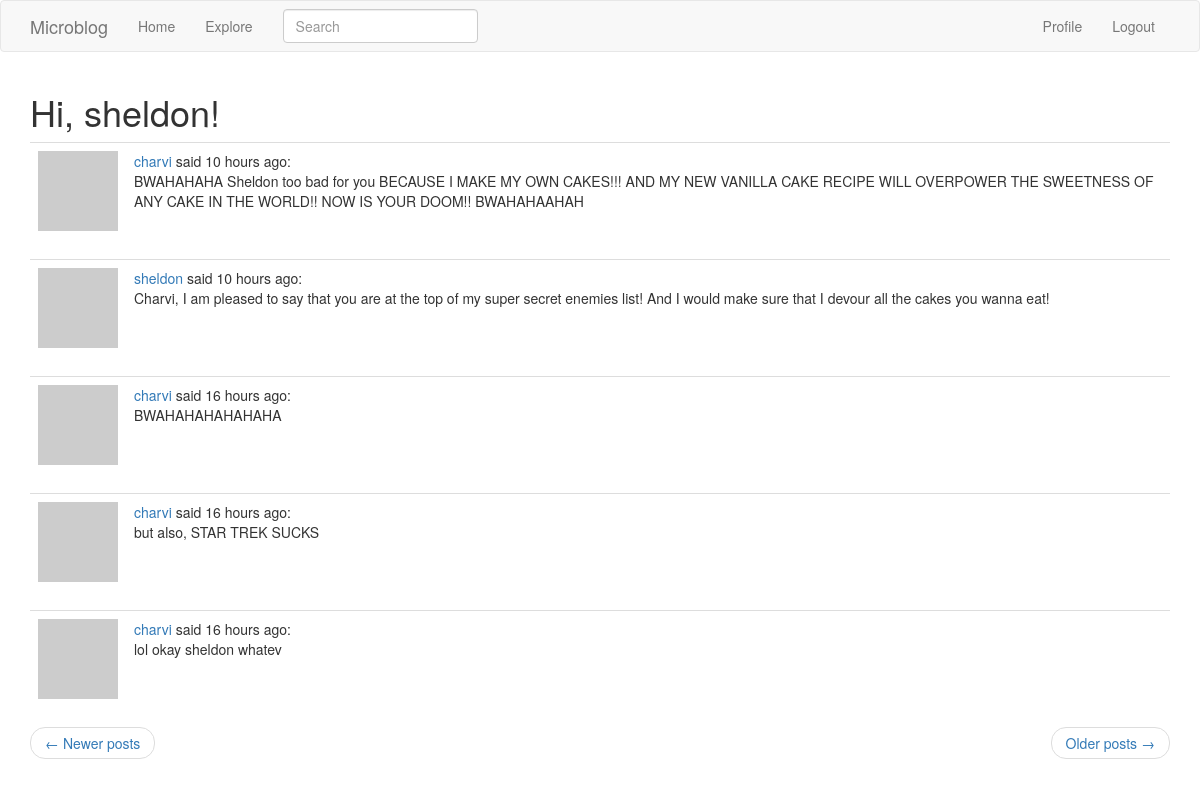
The page /explore?page=2 (signed in) on the database its author committed.
### app/sql/models.py (models this page shows, shortened)
class User(UserMixin,db.Model):
    id = db.Column(db.Integer, primary_key=True)
    username = db.Column(db.String(64), index=True, unique=True)
    email = db.Column(db.String(120),index=True, unique=True)
    password_hash = db.Column(db.String(128))
    posts = db.relationship('Post',backref='author',lazy='dynamic')
    about_me = db.Column(db.String(140))
    last_seen = db.Column(db.DateTime,default=datetime.utcnow)
    followed = db.relationship(
        'User',secondary=followers,
        primaryjoin=(followers.c.follower_id==id),
        secondaryjoin=(followers.c.followed_id==id),
        backref=db.backref('followers',lazy='dynamic'),
        lazy='dynamic'
    )
    def avatar(self,size):
        digest = md5(self.email.lower().encode('utf-8')).hexdigest()
        return f'https://www.gravatar.com/avatar/{digest}?d=identicon&s={size}'

class SearchableMixin(object):
    @classmethod
    def before_commit(cls,session):
        session._changes = {
            "add": list(session.new),
            "update": list(session.dirty),
            "delete": list(session.deleted)
        }
    @classmethod
    def after_commit(cls,session):
        for obj in session._changes['add']:
            if isinstance(obj, SearchableMixin):
                add_to_index(obj.__tablename__,obj)
        for obj in session._changes['update']:
            if isinstance(obj, SearchableMixin):
                add_to_index(obj.__tablename__,obj)
        for obj in session._changes['delete']:
            if isinstance(obj,SearchableMixin):
                remove_from_index(obj.__tablename__,obj)
        session._changes = None

class Post(SearchableMixin,db.Model):
    __searchable__ = ['body']
    id = db.Column(db.Integer,primary_key=True)
    body = db.Column(db.String(140))
    timestamp = db.Column(db.DateTime,index=True,default=datetime.utcnow)
    user_id = db.Column(db.Integer,db.ForeignKey('user.id'))

### app/main/routes.py (the view)
@bp.route('/explore')
@login_required
def explore():
    page = request.args.get('page',1,type=int)
    posts = Post.query.order_by(Post.timestamp.desc()).paginate(page,current_app.config['POSTS_PER_PAGE'],False)
    next_url = url_for('main.explore',page=posts.next_num) if posts.has_next else None
    prev_url = url_for('main.explore',page=posts.prev_num) if posts.has_prev else None
    return render_template('index.html',title='Explore',posts=posts.items,next_url=next_url,prev_url=prev_url)

### app/main/forms.py
class SearchForm(FlaskForm):
    q = StringField("Search",validators=[DataRequired()])
    def __init__(self, *args, **kwargs):
        if 'formdata' not in kwargs:
            kwargs['formdata'] = request.args
        if 'csrf_enabled' not in kwargs:
            kwargs['csrf_enabled'] = False
        super(SearchForm,self).__init__(*args,**kwargs)

### app/main/routes.py (called while the page is built)
@bp.before_app_request
def before_request():
    if current_user.is_authenticated:
        current_user.last_seen = datetime.utcnow()
        db.session.commit()
        g.search_form = SearchForm()

### app/sql/models.py (called while the page is built)
@login.user_loader
def load_user(id):
    return User.query.get(int(id))

### app/main/templates/index.html (shortened to what this page needs)
{% extends "base.html" %}
{% import 'bootstrap/wtf.html' as wtf %}
{% block app_content %}
    <h1>Hi, {{ current_user.username }}!</h1>
    {% for post in posts %}
        {% include '_post.html' %}
    {% endfor %}
    <nav aria-label="...">
        <ul class="pager">
            <li class="previous{% if not prev_url %} disabled{% endif %}">
                <a href="{{ prev_url or '#' }}">
                    <span aria-hidden="true">&larr;</span> Newer posts
                </a>
            </li>
            <li class="next{% if not next_url %} disabled{% endif %}">
                <a href="{{ next_url or '#' }}">
                    Older posts <span aria-hidden="true">&rarr;</span>
                </a>
            </li>
        </ul>
    </nav>
{% endblock %}

### app/templates/_post.html
    <table class="table table-hover">
        <tr>
            <td width="70px">
                <a href="{{ url_for('main.user', username=post.author.username) }}">
                    <img src="{{ post.author.avatar(70) }}" />
                </a>
            </td>
            <td>
                <a href="{{ url_for('main.user', username=post.author.username) }}">
                    {{ post.author.username }}
                </a>
                said {{ moment(post.timestamp).fromNow() }}:
                <br>
                {{ post.body }}
            </td>
        </tr>
    </table>

### rows shown on the page
User: username "sheldon"
Post: author.username "charvi", timestamp "10 hours ago", body "BWAHAHAHA Sheldon too bad for you BECAUSE I MAKE MY OWN CAKES!!! AND MY NEW VANILLA CAKE RECIPE WILL OVERPOWER THE SWEETNESS OF ANY CAKE IN THE WORLD!! NOW IS YOUR DOOM!! BWAHAHAAHAH"
Post: author.username "sheldon", timestamp "10 hours ago", body "Charvi, I am pleased to say that you are at the top of my super secret enemies list! And I would make sure that I devour all the cakes you wanna eat!"
Post: author.username "charvi", timestamp "16 hours ago", body "BWAHAHAHAHAHAHA"
Post: author.username "charvi", timestamp "16 hours ago", body "but also, STAR TREK SUCKS"
Post: author.username "charvi", timestamp "16 hours ago", body "lol okay sheldon whatev"
